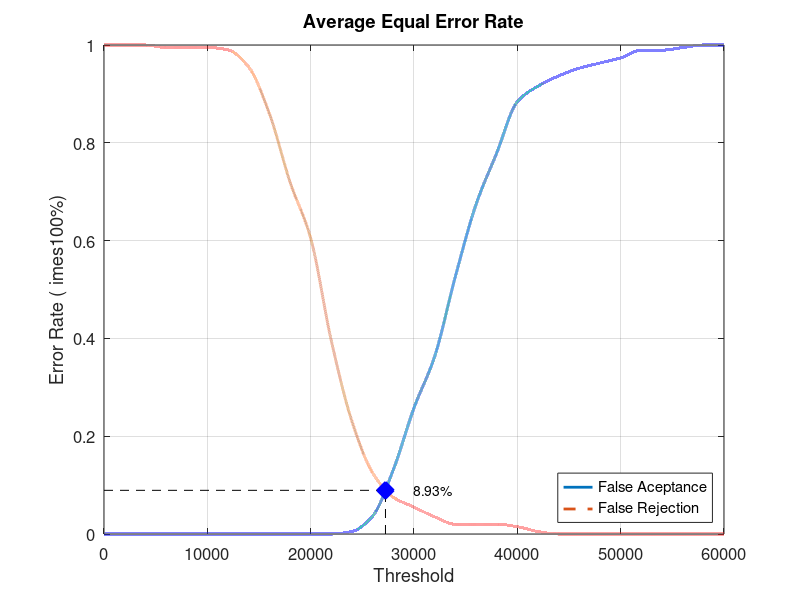
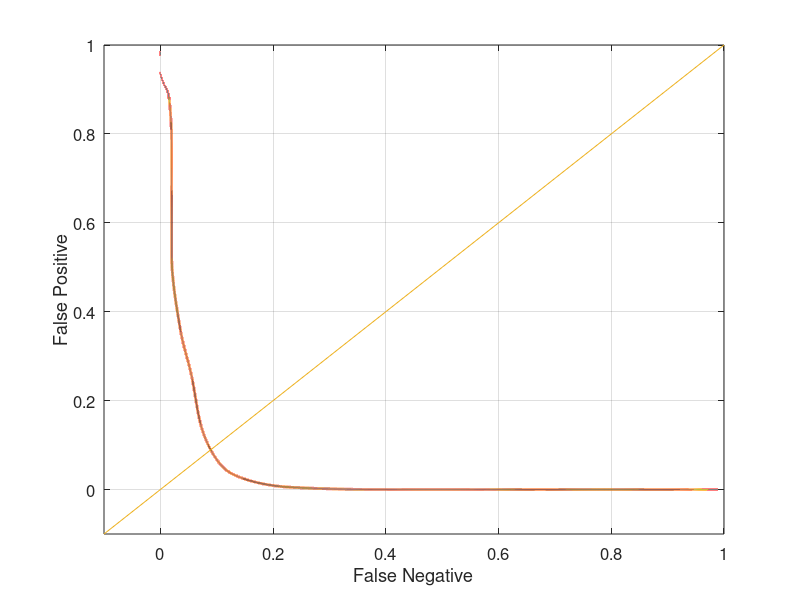

MATLAB code for these plots, in order:
close all;
clear;
clc;
x = 0:2000:60000;
xq = 0:0.5:60000;

y0 = [0 0 0 0 0 0 0 0 0 0 0 0 0.00526316 0.0368421 0.131579 0.257895 0.363158 0.526316 0.673684 0.778947 0.884211 0.915789 0.936842 0.952632 0.963158 0.973684 0.989474 0.989474 0.994737 1 1]
yy0 = interp1(x, y0, xq, 'pchip');
y1 = [1 1 1 0.995 0.995 0.995 0.99 0.955 0.86 0.72 0.605 0.395 0.23 0.125 0.075 0.055 0.035 0.02 0.02 0.02 0.015 0.005 0 0 0 0 0 0 0 0 0]
yy1 = interp1(x, y1, xq, 'pchip');

% Calculating EER: 
y2 = abs(y0 - y1);
find(y2 == min(y2))
yy2 = abs(yy0 - yy1);
xEER = find(yy2 == min(yy2));
xEERIndex = xq(xEER) % X-axis EER
yEER = yy0(xEER) % Y-axis EER

main = figure
plot(xq, yy0,'-','LineWidth', 2);	hold on
plot(xq, yy1,'--','LineWidth', 2);	hold on
plot([xEERIndex xEERIndex], [0 yEER], 'k--');	hold on
plot([0 xEERIndex], [yEER yEER], 'k--');	hold on
plot(xEERIndex, yEER, 'bx', 'LineWidth', 10);	hold on
text(xEERIndex + 10 * xEERIndex / 100, yEER, [num2str(round((10000 * yEER)) / 100) '%'])
legend('False Aceptance', 'False Rejection', 'Location', 'SouthEast')
xlabel('Threshold')
ylabel('Error Rate (	imes100%)')
title('Average Equal Error Rate')
set(gca, 'FontSize', 12)
axis([0 60000 0 1])
grid on

print(main, 'Database1_4Main', '-dpng');
FNRxFPR = figure('Color', [1 1 1]);
plot(yy1, yy0, '-', yy1, yy0, 'LineWidth', 2);
hold on
y = -0.1:0.1:1
plot(y, y); 
set(gca, 'FontSize', 12)
xlabel('False Negative')
ylabel('False Positive')
axis([-0.1 1 -0.1 1])
set(gca, 'FontSize', 12)
grid on

print(FNRxFPR, 'Database1_4FNRxFPR','-dpng');
